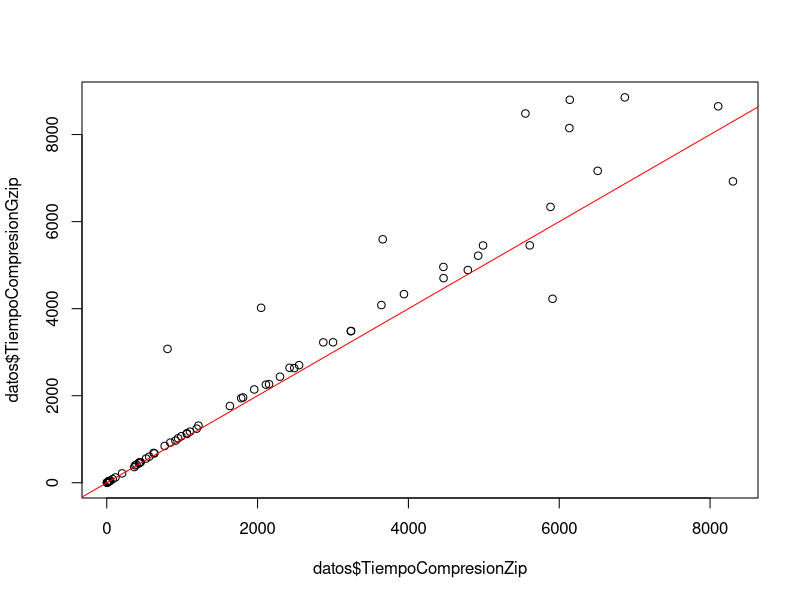
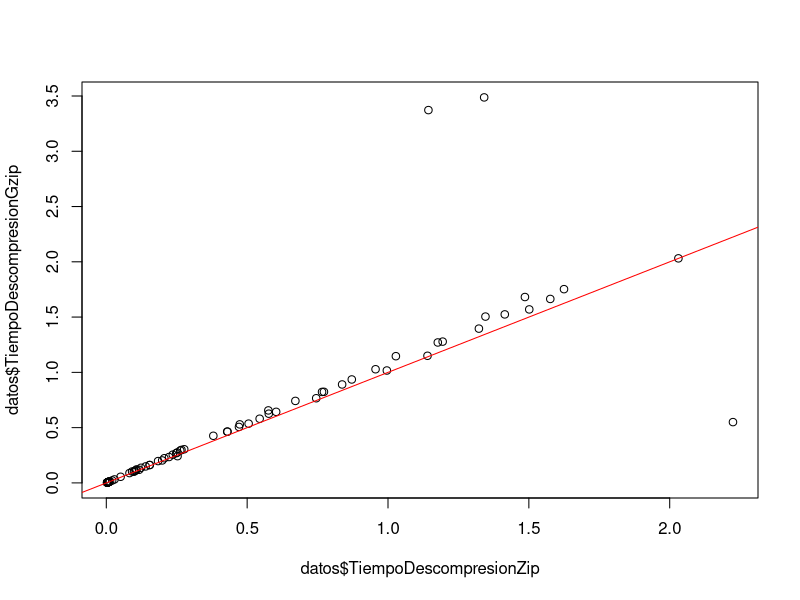
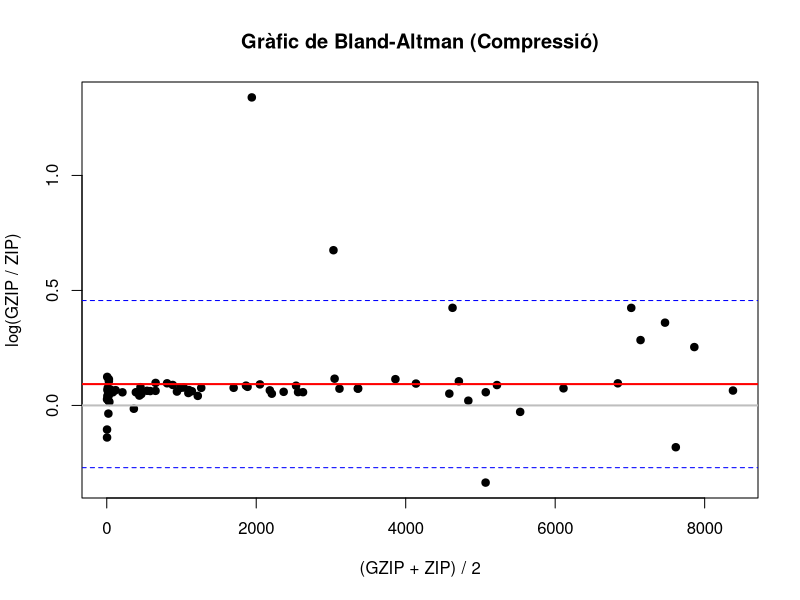
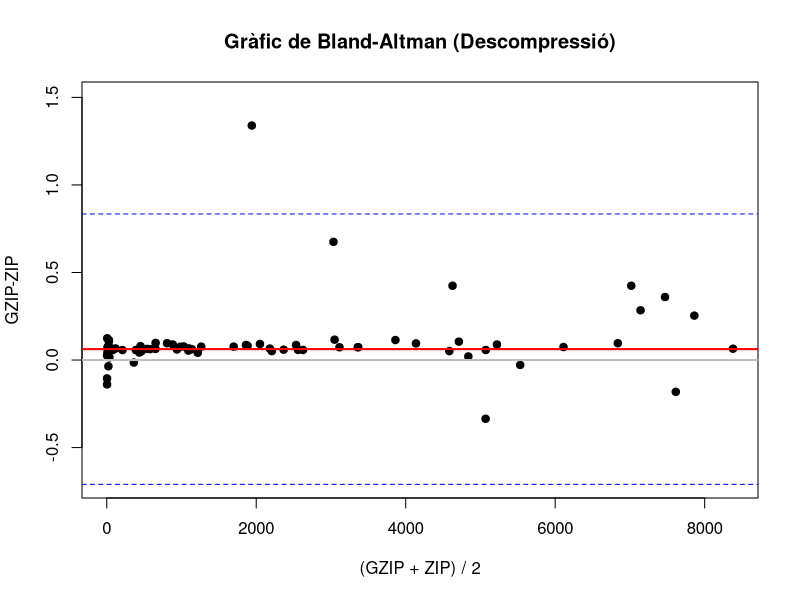
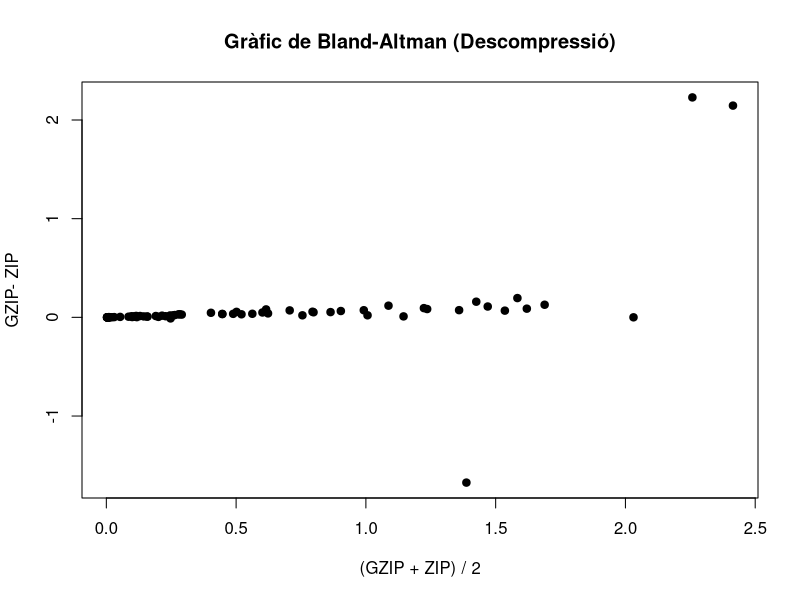
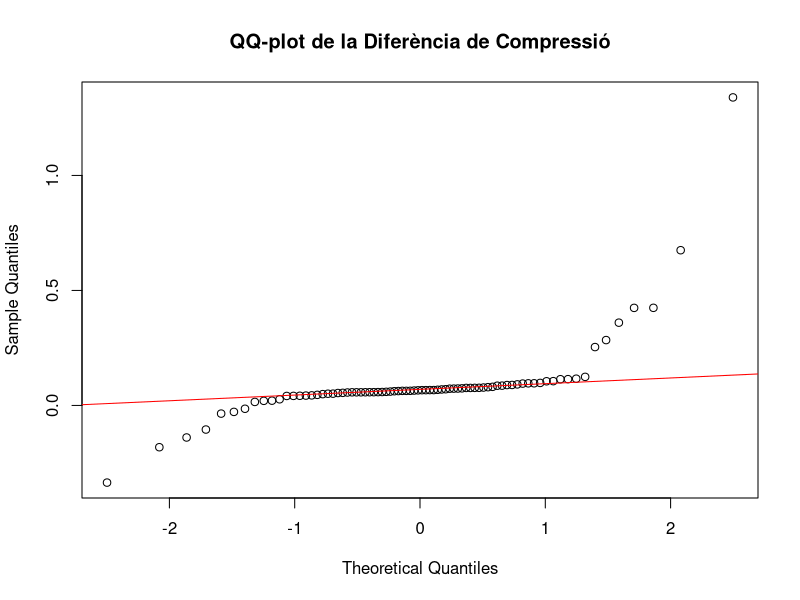
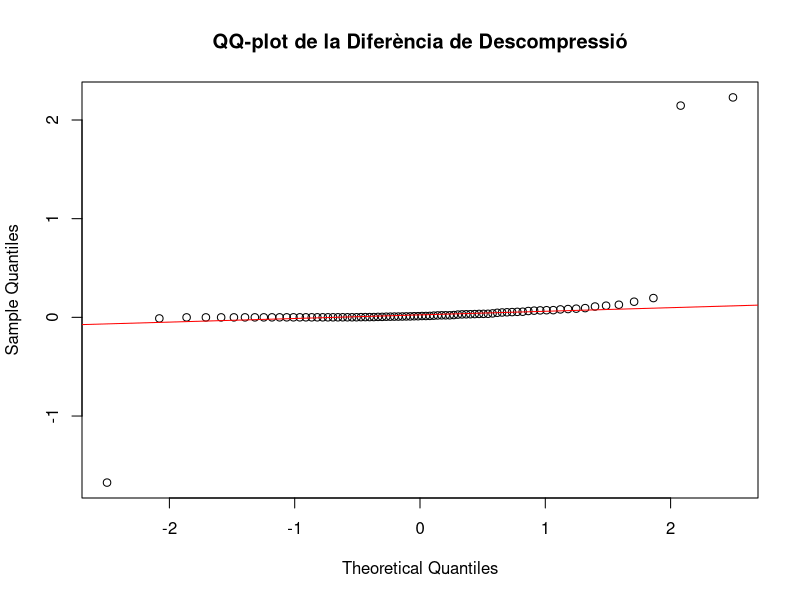

R code for these plots, in order:
# Importar los datos
datos <- read.table("resultados.txt", header = TRUE, sep = "\t")
datos$TiempoCompresionGzip <- datos$TiempoCompresionGzip*1000
datos$TiempoCompresionZip <- datos$TiempoCompresionZip*1000
#  Pasar tamaño a Kb
datos$Tamaño <- datos$Tamaño / (1024)


#La diferencia de compressió si que necessita ser ajustada ja que no segueix una normal, en canvi, la de descompressió no.

diferencia_compresion <- log(datos$TiempoCompresionGzip/datos$TiempoCompresionZip)
diferencia_descompresion <- datos$TiempoDescompresionGzip-datos$TiempoDescompresionZip

#Calcul de mitjanes i desviacions tipiques:
mean(datos$TiempoCompresionZip)
mean(datos$TiempoCompresionGzip)
mean(datos$TiempoDescompresionZip)
mean(datos$TiempoDescompresionGzip)

sd(datos$TiempoCompresionZip)
sd(datos$TiempoCompresionGzip)
sd(datos$TiempoDescompresionZip)
sd(datos$TiempoDescompresionGzip)

#Gràfics de dispersió
windows()
plot(datos$TiempoCompresionZip,datos$TiempoCompresionGzip)
abline(a = 0,b = 1,col ="red")
plot(datos$TiempoDescompresionZip,datos$TiempoDescompresionGzip)
abline(a = 0,b = 1,col ="red")

# Calcular la mitjana entre temps
means_comp <- (datos$TiempoCompresionGzip + datos$TiempoCompresionZip) / 2
means_descomp <- (datos$TiempoDescompresionGzip + datos$TiempoDescompresionZip) / 2

# Gràfic de Bland-Altman
windows()
plot(means_comp, diferencia_compresion, 
     main = "Gràfic de Bland-Altman (Compressió)", 
     xlab = "(GZIP + ZIP) / 2", 
     ylab = "log(GZIP / ZIP)", 
     pch = 19, col = "black")

# Afegir linia mitjana de les diferències
abline(h = mean(diferencia_compresion), col = "red", lwd = 2)

# Afegir límits
sd_diferencia <- sd(diferencia_compresion)
abline(h = mean(diferencia_compresion) + 1.96 * sd_diferencia, col = "blue", lty = 2)
abline(h = mean(diferencia_compresion) - 1.96 * sd_diferencia, col = "blue", lty = 2)

# Afegir línia a y = 0
abline(h = 0, col = "gray", lwd = 2)

windows()
#DESCOMPRESSIÓ:
plot(means_comp, diferencia_compresion, 
     main = "Gràfic de Bland-Altman (Descompressió)", 
     xlab = "(GZIP + ZIP) / 2", 
     ylab = "GZIP-ZIP", 
     pch = 19, col = "black",
     ylim = c(-0.7, 1.5))  

# Afegir linia mitjana de les diferències
abline(h = mean(diferencia_descompresion), col = "red", lwd = 2)

# Afegir límits
sd_diferencia <- sd(diferencia_descompresion)
abline(h = mean(diferencia_descompresion) + 1.96 * sd_diferencia, col = "blue", lty = 2)
abline(h = mean(diferencia_descompresion) - 1.96 * sd_diferencia, col = "blue", lty = 2)

# Afegir línia a y = 0
abline(h = 0, col = "gray", lwd = 2)

t.test(datos$TiempoCompresionGzip,datos$TiempoCompresionZip,paired = T)
plot(means_descomp, diferencia_descompresion, 
     main = "Gràfic de Bland-Altman (Descompressió)", 
     xlab = "(GZIP + ZIP) / 2", 
     ylab = "GZIP- ZIP", 
     pch = 19, col = "black")

#Qqplots
windows()
qqnorm(diferencia_compresion, main = "QQ-plot de la Diferència de Compressió")
qqline(diferencia_compresion, col = "red")

qqnorm(diferencia_descompresion, main = "QQ-plot de la Diferència de Descompressió")
qqline(diferencia_descompresion, col = "red")


#IC:
summary(lm(diferencia_compresion ~ 1))
0.09272+qt(0.975,79)*0.02073
0.09272-qt(0.975,79)*0.02073

t.test(datos$TiempoCompresionGzip,datos$TiempoCompresionZip,paired = T)
summary(lm(diferencia_descompresion~1))
0.06221+qt(0.975,79)*0.04404
0.06221-qt(0.975,79)*0.04404
#Para probar las 2 
t.test(datos$TiempoDescompresionGzip,datos$TiempoDescompresionZip,paired = T)

attach(datos)
#lm:
summary(lm(TiempoCompresionZip ~ Tamaño))
summary(lm(TiempoCompresionGzip ~ Tamaño))
summary(lm(TiempoDescompresionZip ~ Tamaño))
summary(lm(TiempoDescompresionGzip ~ Tamaño))
